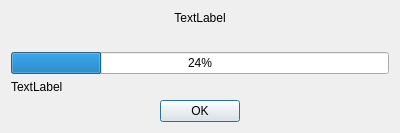
<?xml version="1.0" encoding="UTF-8"?>
<ui version="4.0">
 <class>DialogWaiting</class>
 <widget class="QDialog" name="DialogWaiting">
  <property name="geometry">
   <rect>
    <x>0</x>
    <y>0</y>
    <width>400</width>
    <height>133</height>
   </rect>
  </property>
  <property name="windowTitle">
   <string>Merci de patienter</string>
  </property>
  <property name="windowIcon">
   <iconset resource="../ressources.qrc">
    <normaloff>:/app/process</normaloff>:/app/process</iconset>
  </property>
  <layout class="QVBoxLayout" name="verticalLayout_2">
   <item>
    <layout class="QVBoxLayout" name="verticalLayout">
     <item>
      <widget class="QLabel" name="labelTitle">
       <property name="text">
        <string>TextLabel</string>
       </property>
       <property name="textFormat">
        <enum>Qt::AutoText</enum>
       </property>
       <property name="alignment">
        <set>Qt::AlignCenter</set>
       </property>
      </widget>
     </item>
     <item>
      <spacer name="verticalSpacer">
       <property name="orientation">
        <enum>Qt::Vertical</enum>
       </property>
       <property name="sizeHint" stdset="0">
        <size>
         <width>20</width>
         <height>40</height>
        </size>
       </property>
      </spacer>
     </item>
     <item>
      <widget class="QProgressBar" name="progressBar">
       <property name="value">
        <number>24</number>
       </property>
      </widget>
     </item>
     <item>
      <widget class="QLabel" name="label_detail">
       <property name="text">
        <string>TextLabel</string>
       </property>
      </widget>
     </item>
    </layout>
   </item>
   <item>
    <widget class="QDialogButtonBox" name="buttonBox">
     <property name="orientation">
      <enum>Qt::Horizontal</enum>
     </property>
     <property name="standardButtons">
      <set>QDialogButtonBox::Ok</set>
     </property>
     <property name="centerButtons">
      <bool>true</bool>
     </property>
    </widget>
   </item>
  </layout>
 </widget>
 <resources>
  <include location="../ressources.qrc"/>
 </resources>
 <connections>
  <connection>
   <sender>buttonBox</sender>
   <signal>accepted()</signal>
   <receiver>DialogWaiting</receiver>
   <slot>accept()</slot>
   <hints>
    <hint type="sourcelabel">
     <x>248</x>
     <y>254</y>
    </hint>
    <hint type="destinationlabel">
     <x>157</x>
     <y>274</y>
    </hint>
   </hints>
  </connection>
  <connection>
   <sender>buttonBox</sender>
   <signal>rejected()</signal>
   <receiver>DialogWaiting</receiver>
   <slot>reject()</slot>
   <hints>
    <hint type="sourcelabel">
     <x>316</x>
     <y>260</y>
    </hint>
    <hint type="destinationlabel">
     <x>286</x>
     <y>274</y>
    </hint>
   </hints>
  </connection>
 </connections>
</ui>
